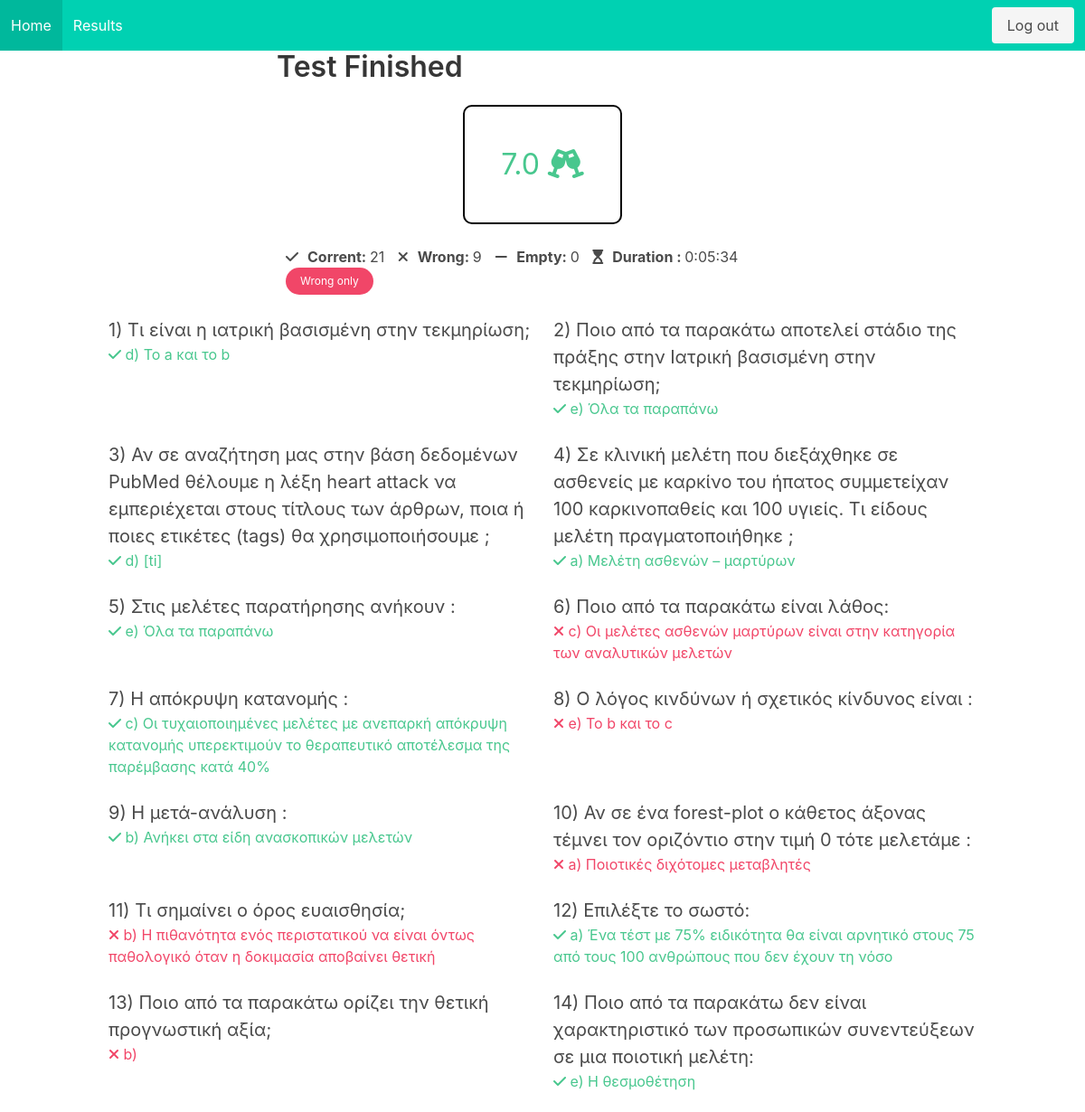
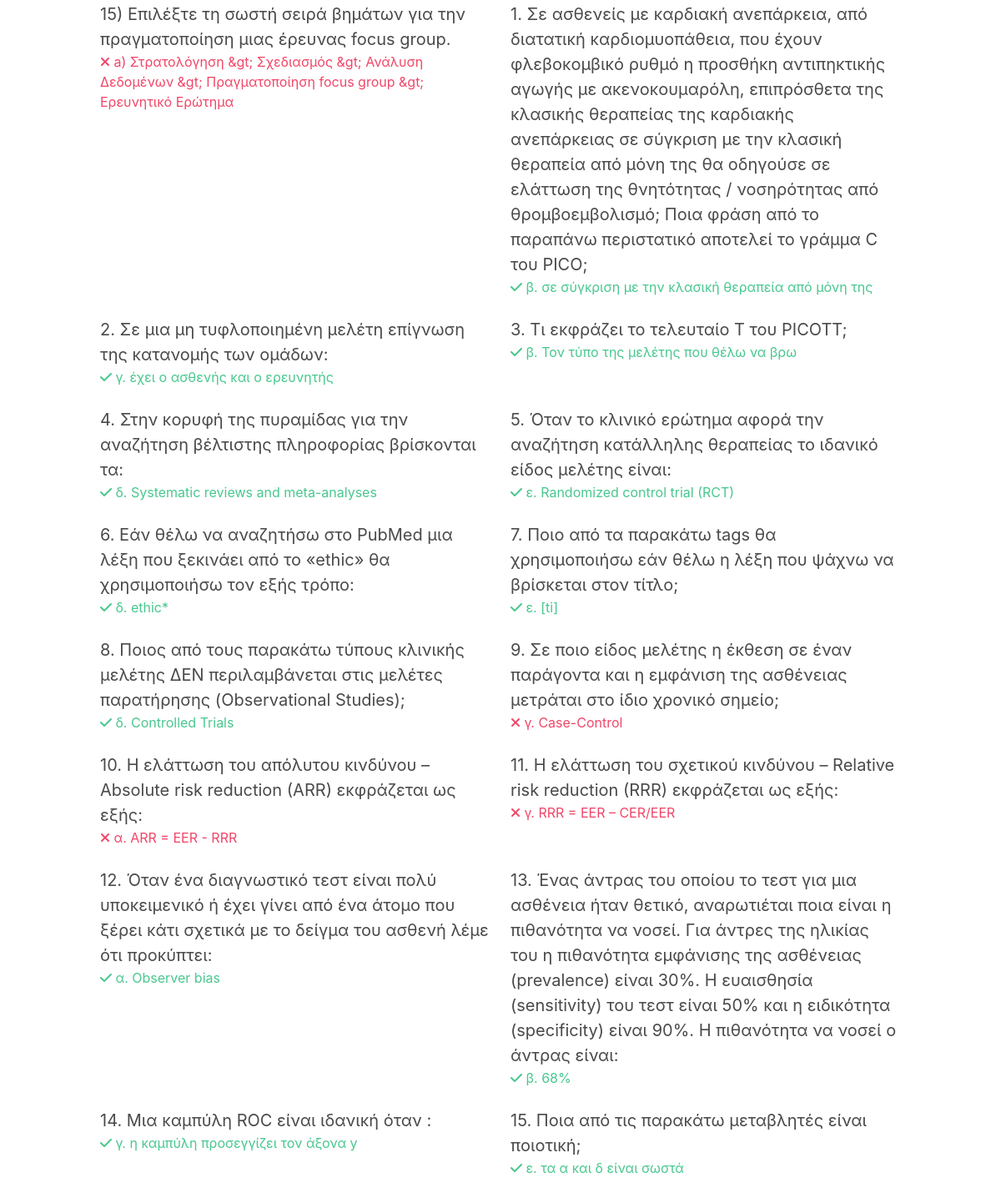
Screenshot of /tests/56 (signed in) with the database file from the repository (2 pictures, top to bottom).
### tests/models.py (models this page shows, shortened)
class Attempt(models.Model):
    started_at = models.DateTimeField(null=True, blank=True)
    ended_at = models.DateTimeField(null=True, blank=True)
    correct = models.IntegerField(default=0)
    user = models.ForeignKey(User, on_delete=models.CASCADE, null=True,
                             blank=True)
    questions = models.ManyToManyField(Question)
    finished = models.BooleanField(default=False)
    def null(self):
        return self.aswer_set.filter(choice__isnull=True).count()
    def wrong(self):
        return self.aswer_set.filter(choice__correct=False).count()
    def score(self):
        return round(self.correct / self.questions.count() * 10, 2) if self.questions.count() != 0 else 0
    def duration(self):
        import arrow
        return arrow.get(self.ended_at) - arrow.get(self.started_at)

class Aswer(models.Model):
    question = models.ForeignKey(Question, on_delete=models.CASCADE, null=True,
                                 blank=True)
    choice = models.ForeignKey(Choice, on_delete=models.CASCADE, null=True,
                               blank=True)
    attempt = models.ForeignKey(Attempt, on_delete=models.CASCADE, null=True,
                                blank=True)

class Question(models.Model):
    title = models.CharField(max_length=200)
    test = models.ForeignKey(Test, on_delete=models.CASCADE, null=True,
                             blank=True)
    class Meta:
        unique_together = ['title', 'test']

class Choice(models.Model):
    title = models.CharField(max_length=500)
    question = models.ForeignKey(Question, on_delete=models.CASCADE)
    correct = models.BooleanField(default=False)

### tests/views.py (the view)
# urls.py: path('tests/<int:id>', views.attempt_detail, name='attempt'),
@login_required
def attempt_detail(request, id):
    attempt = get_object_or_404(Attempt, id=id)
    return render(request, "tests/results.html", {'attempt': attempt})

### templates/tests/results.html (shortened to what this page needs)
{% extends 'base.html' %}
{% load humanize %}
{% block content %}
<div class="columns is-centered">
    <div class="column is-half">
        <h1 class="title">Test Finished</h1>
        <div class='score_container'>
            <div class="score">
                {% if attempt.score > 6 %}
                    <span class="score_number has-text-success">
                        {{attempt.score}}
                        <i class="fas fa-glass-cheers"></i>
                    </span>
                {% else %}
                    <span class="score_number has-text-danger">
                        {{attempt.score}}
                        <i class="fas fa-meh-rolling-eyes"></i>
                    </span>
                {% endif %}
            </div>
        </div>
        <div>
            <p class="content">
                <ul>
                    <li><i class="fas fa-check"></i><b>Corrent: </b> {{attempt.correct}}</li>
                    <li><i class="fas fa-times"></i><b>Wrong: </b> {{attempt.wrong}}</li>
                    <li><i class="fas fa-minus"></i><b>Empty: </b> {{attempt.null}}</li>
                    <li><i class="fas fa-hourglass-start"></i><b>Duration : </b> <time>{{attempt.duration}}</time></li>
                    <li><button id='onoff' class="button is-danger is-small is-rounded">Wrong only</button></li>
                </ul>
            </p>
        </div>
    </div>
</div>
<div class="container">
    <div class="columns is-multiline">
        {% for a in attempt.aswer_set.all  %}
            <div class="column is-half" correct="{{a.choice.correct}}">
                <h1 class="header">{{a.question.title|striptags}}</h1>
                <div class="choice">
                    {% if a.choice.correct %}
                        <p class='has-text-success'>
                            <i class="fas fa-check"></i>
                            {{a.choice.title|striptags}}
                        </p>
                    {% elif a.choice is None %}
                         <p class="has-text-warning has-text-weight-bold">
                            No Selection
                        </p>
                    {% else %}
                        <p class='has-text-danger'>
                            <i class="fas fa-times"></i>
                            {{a.choice.title|striptags}}
                        </p>
                    {% endif %}
                </div>
            </div>
        {% endfor %}
    </div>
</div>
{% endblock content %}

### static/style.css (style rules this page uses)
.header { font-size: 1.25rem; }
.score_container { display: flex; }
.score { padding: 40px; margin: auto; border: solid black 2px; border-radius: 10px; }
.score_number { font-size: 2rem; font: monospace; }
ul li { display: inline; margin-left: 10px; }
ul li svg:first-child, ul li i:first-child { margin-right: 10px; }

### rows the page displays
Attempt: score "7.0", correct "21", wrong "9", null "0", duration "0:05:34"
Aswer: question "1) Τι είναι η ιατρική βασισμένη στην τεκμηρίωση;", choice "d) Το a και το b"
Aswer: question "2) Ποιο από τα παρακάτω αποτελεί στάδιο της πράξης στην Ιατρική βασισμένη στην τεκμηρίωση;", choice "e) Όλα τα παραπάνω"
Aswer: question "3) Αν σε αναζήτηση μας στην βάση δεδομένων PubMed θέλουμε η λέξη heart attack να εμπεριέχεται στους τίτλους των άρθρων, ποια ή ποιες ετικέτες (tags) θα χρησιμοποιήσουμε ;", choice "d) [ti]"
Aswer: question "4) Σε κλινική μελέτη που διεξάχθηκε σε ασθενείς με καρκίνο του ήπατος συμμετείχαν 100 καρκινοπαθείς και 100 υγιείς. Τι είδους μελέτη πραγματοποιήθηκε ;", choice "a) Μελέτη ασθενών – μαρτύρων"
Aswer: question "5) Στις μελέτες παρατήρησης ανήκουν :", choice "e) Όλα τα παραπάνω"
Aswer: question "6) Ποιο από τα παρακάτω είναι λάθος:", choice "c) Οι μελέτες ασθενών μαρτύρων είναι στην κατηγορία των αναλυτικών μελετών"
Aswer: question "7) Η απόκρυψη κατανομής :", choice "c) Οι τυχαιοποιημένες μελέτες με ανεπαρκή απόκρυψη κατανομής υπερεκτιμούν το θεραπευτικό αποτέλεσμα της παρέμβασης κατά 40%"
Aswer: question "8) Ο λόγος κινδύνων ή σχετικός κίνδυνος είναι :", choice "e) Το b και το c"
Aswer: question "9) Η μετά-ανάλυση :", choice "b) Ανήκει στα είδη ανασκοπικών μελετών"
Aswer: question "10) Αν σε ένα forest-plot ο κάθετος άξονας τέμνει τον οριζόντιο στην τιμή 0 τότε μελετάμε :", choice "a) Ποιοτικές διχότομες μεταβλητές"
Aswer: question "11) Τι σημαίνει ο όρος ευαισθησία;", choice "b) Η πιθανότητα ενός περιστατικού να είναι όντως παθολογικό όταν η δοκιμασία αποβαίνει θετική"
Aswer: question "12) Επιλέξτε το σωστό:", choice "a) Ένα τέστ με 75% ειδικότητα θα είναι αρνητικό στους 75 από τους 100 ανθρώπους που δεν έχουν τη νόσο"
Aswer: question "13) Ποιο από τα παρακάτω ορίζει την θετική προγνωστική αξία;", choice "b)"
Aswer: question "14) Ποιο από τα παρακάτω δεν είναι χαρακτηριστικό των προσωπικών συνεντεύξεων σε μια ποιοτική μελέτη:", choice "e) Η θεσμοθέτηση"
Aswer: question "15) Επιλέξτε τη σωστή σειρά βημάτων για την πραγματοποίηση μιας έρευνας focus group.", choice "a) Στρατολόγηση &gt; Σχεδιασμός &gt; Ανάλυση Δεδομένων &gt; Πραγματοποίηση focus group &gt; Ερευνητικό Ερώτημα"
Aswer: question "1. Σε ασθενείς με καρδιακή ανεπάρκεια, από διατατική καρδιομυοπάθεια, που έχουν φλεβοκομβικό ρυθμό η προσθήκη αντιπηκτικής αγωγής με ακενοκουμαρόλη, επιπρόσθετα της κλασικής θεραπείας της καρδιακής ανεπάρκειας σε σύγκριση με την κλασική θεραπεία από μόνη της θα οδηγούσε σε ελάττωση της θνητότητας / νοσηρότητας από θρομβοεμβολισμό; Ποια φράση από το παραπάνω περιστατικό αποτελεί το γράμμα C του PICO;", choice "β. σε σύγκριση με την κλασική θεραπεία από μόνη της"
Aswer: question "2. Σε μια μη τυφλοποιημένη μελέτη επίγνωση της κατανομής των ομάδων:", choice "γ. έχει ο ασθενής και ο ερευνητής"
Aswer: question "3. Τι εκφράζει το τελευταίο T του PICOTT;", choice "β. Τον τύπο της μελέτης που θέλω να βρω"
Aswer: question "4. Στην κορυφή της πυραμίδας για την αναζήτηση βέλτιστης πληροφορίας βρίσκονται τα:", choice "δ. Systematic reviews and meta-analyses"
Aswer: question "5. Όταν το κλινικό ερώτημα αφορά την αναζήτηση κατάλληλης θεραπείας το ιδανικό είδος μελέτης είναι:", choice "ε. Randomized control trial (RCT)"
Aswer: question "6. Εάν θέλω να αναζητήσω στο PubMed μια λέξη που ξεκινάει από το «ethic» θα χρησιμοποιήσω τον εξής τρόπο:", choice "δ. ethic*"
Aswer: question "7. Ποιο από τα παρακάτω tags θα χρησιμοποιήσω εάν θέλω η λέξη που ψάχνω να βρίσκεται στον τίτλο;", choice "ε. [ti]"
Aswer: question "8. Ποιος από τους παρακάτω τύπους κλινικής μελέτης ΔΕΝ περιλαμβάνεται στις μελέτες παρατήρησης (Observational Studies);", choice "δ. Controlled Trials"
Aswer: question "9. Σε ποιο είδος μελέτης η έκθεση σε έναν παράγοντα και η εμφάνιση της ασθένειας μετράται στο ίδιο χρονικό σημείο;", choice "γ. Case-Control"
Aswer: question "10. Η ελάττωση του απόλυτου κινδύνου – Absolute risk reduction (ARR) εκφράζεται ως εξής:", choice "α. ARR = EER - RRR"
Aswer: question "11. Η ελάττωση του σχετικού κινδύνου – Relative risk reduction (RRR) εκφράζεται ως εξής:", choice "γ. RRR = EER – CER/EER"
Aswer: question "12. Όταν ένα διαγνωστικό τεστ είναι πολύ υποκειμενικό ή έχει γίνει από ένα άτομο που ξέρει κάτι σχετικά με το δείγμα του ασθενή λέμε ότι προκύπτει:", choice "α. Observer bias"
Aswer: question "13. Ένας άντρας του οποίου το τεστ για μια ασθένεια ήταν θετικό, αναρωτιέται ποια είναι η πιθανότητα να νοσεί. Για άντρες της ηλικίας του η πιθανότητα εμφάνισης της ασθένειας (prevalence) είναι 30%. Η ευαισθησία (sensitivity) του τεστ είναι 50% και η ειδικότητα (specificity) είναι 90%. Η πιθανότητα να νοσεί ο άντρας είναι:", choice "β. 68%"
Aswer: question "14. Μια καμπύλη ROC είναι ιδανική όταν :", choice "γ. η καμπύλη προσεγγίζει τον άξονα y"
Aswer: question "15. Ποια από τις παρακάτω μεταβλητές είναι ποιοτική;", choice "ε. τα α και δ είναι σωστά"
